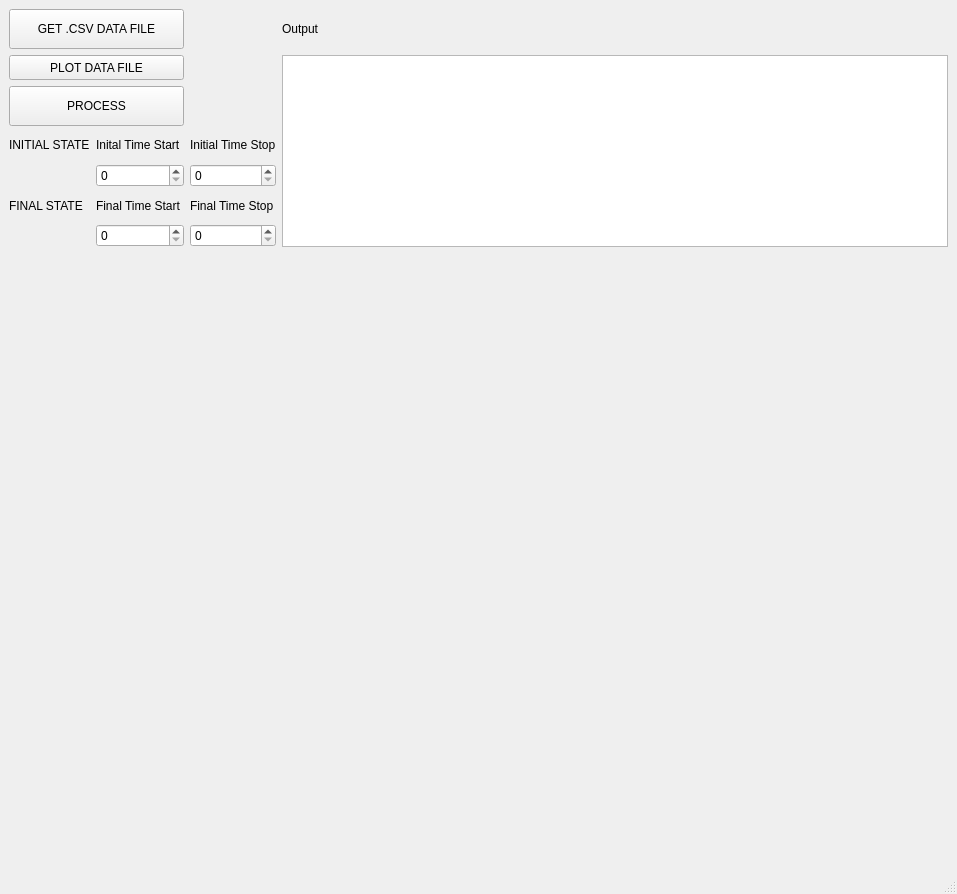
<?xml version="1.0" encoding="UTF-8"?>
<ui version="4.0">
 <class>MainWindow</class>
 <widget class="QMainWindow" name="MainWindow">
  <property name="geometry">
   <rect>
    <x>0</x>
    <y>0</y>
    <width>957</width>
    <height>894</height>
   </rect>
  </property>
  <property name="sizePolicy">
   <sizepolicy hsizetype="Expanding" vsizetype="Expanding">
    <horstretch>0</horstretch>
    <verstretch>0</verstretch>
   </sizepolicy>
  </property>
  <property name="windowTitle">
   <string>OPENQCM NEXT DATA VIEW V-01-dev</string>
  </property>
  <widget class="QWidget" name="centralwidget">
   <property name="sizePolicy">
    <sizepolicy hsizetype="Expanding" vsizetype="Expanding">
     <horstretch>0</horstretch>
     <verstretch>0</verstretch>
    </sizepolicy>
   </property>
   <layout class="QGridLayout" name="gridLayout">
    <item row="0" column="0">
     <layout class="QGridLayout" name="gridLayout_2">
      <property name="sizeConstraint">
       <enum>QLayout::SetFixedSize</enum>
      </property>
      <item row="5" column="1">
       <widget class="QLabel" name="time_final_label">
        <property name="text">
         <string>Final Time Start </string>
        </property>
       </widget>
      </item>
      <item row="4" column="1">
       <widget class="QSpinBox" name="time_initial">
        <property name="maximum">
         <number>1000000</number>
        </property>
       </widget>
      </item>
      <item row="0" column="3">
       <widget class="QLabel" name="label">
        <property name="text">
         <string>Output</string>
        </property>
       </widget>
      </item>
      <item row="3" column="1">
       <widget class="QLabel" name="time_initial_label">
        <property name="sizePolicy">
         <sizepolicy hsizetype="Preferred" vsizetype="Minimum">
          <horstretch>0</horstretch>
          <verstretch>0</verstretch>
         </sizepolicy>
        </property>
        <property name="minimumSize">
         <size>
          <width>0</width>
          <height>10</height>
         </size>
        </property>
        <property name="maximumSize">
         <size>
          <width>16777215</width>
          <height>40</height>
         </size>
        </property>
        <property name="text">
         <string>Inital Time Start</string>
        </property>
       </widget>
      </item>
      <item row="6" column="1">
       <widget class="QSpinBox" name="time_final">
        <property name="maximum">
         <number>1000000</number>
        </property>
       </widget>
      </item>
      <item row="1" column="3" rowspan="6">
       <widget class="QTextEdit" name="textEdit"/>
      </item>
      <item row="3" column="0">
       <widget class="QLabel" name="label_2">
        <property name="text">
         <string>INITIAL STATE</string>
        </property>
       </widget>
      </item>
      <item row="4" column="2">
       <widget class="QSpinBox" name="time_initial_stop">
        <property name="maximum">
         <number>1000000000</number>
        </property>
       </widget>
      </item>
      <item row="0" column="0" colspan="2">
       <widget class="QPushButton" name="getFile_btn">
        <property name="sizePolicy">
         <sizepolicy hsizetype="MinimumExpanding" vsizetype="Fixed">
          <horstretch>0</horstretch>
          <verstretch>0</verstretch>
         </sizepolicy>
        </property>
        <property name="minimumSize">
         <size>
          <width>0</width>
          <height>40</height>
         </size>
        </property>
        <property name="text">
         <string>GET .CSV DATA FILE</string>
        </property>
       </widget>
      </item>
      <item row="1" column="0" colspan="2">
       <widget class="QPushButton" name="pushButton">
        <property name="sizePolicy">
         <sizepolicy hsizetype="MinimumExpanding" vsizetype="Minimum">
          <horstretch>0</horstretch>
          <verstretch>0</verstretch>
         </sizepolicy>
        </property>
        <property name="minimumSize">
         <size>
          <width>0</width>
          <height>0</height>
         </size>
        </property>
        <property name="maximumSize">
         <size>
          <width>16777215</width>
          <height>40</height>
         </size>
        </property>
        <property name="text">
         <string>PLOT DATA FILE</string>
        </property>
       </widget>
      </item>
      <item row="2" column="0" colspan="2">
       <widget class="QPushButton" name="process_btn">
        <property name="minimumSize">
         <size>
          <width>0</width>
          <height>40</height>
         </size>
        </property>
        <property name="maximumSize">
         <size>
          <width>16777215</width>
          <height>40</height>
         </size>
        </property>
        <property name="text">
         <string>PROCESS</string>
        </property>
       </widget>
      </item>
      <item row="5" column="0">
       <widget class="QLabel" name="label_3">
        <property name="text">
         <string>FINAL STATE</string>
        </property>
       </widget>
      </item>
      <item row="3" column="2">
       <widget class="QLabel" name="label_4">
        <property name="text">
         <string>Initial Time Stop</string>
        </property>
       </widget>
      </item>
      <item row="5" column="2">
       <widget class="QLabel" name="label_5">
        <property name="text">
         <string>Final Time Stop</string>
        </property>
       </widget>
      </item>
      <item row="6" column="2">
       <widget class="QSpinBox" name="time_final_stop">
        <property name="maximum">
         <number>1000000000</number>
        </property>
       </widget>
      </item>
     </layout>
    </item>
    <item row="5" column="0" rowspan="3">
     <widget class="MplWidget" name="MplWidget_D" native="true"/>
    </item>
    <item row="2" column="0" rowspan="3">
     <widget class="MplWidget" name="MplWidget" native="true">
      <property name="sizePolicy">
       <sizepolicy hsizetype="Expanding" vsizetype="Preferred">
        <horstretch>0</horstretch>
        <verstretch>0</verstretch>
       </sizepolicy>
      </property>
     </widget>
    </item>
   </layout>
  </widget>
  <widget class="QStatusBar" name="statusbar">
   <property name="sizePolicy">
    <sizepolicy hsizetype="Expanding" vsizetype="Expanding">
     <horstretch>0</horstretch>
     <verstretch>0</verstretch>
    </sizepolicy>
   </property>
  </widget>
 </widget>
 <customwidgets>
  <customwidget>
   <class>MplWidget</class>
   <extends>QWidget</extends>
   <header location="global">mplwidget.h</header>
   <container>1</container>
  </customwidget>
 </customwidgets>
 <resources/>
 <connections/>
</ui>
